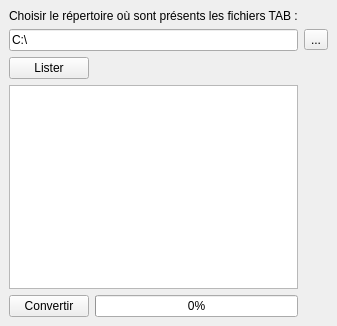
<?xml version="1.0" encoding="UTF-8"?>
<ui version="4.0">
 <class>cTAB2SHPDockWidgetBase</class>
 <widget class="QDockWidget" name="cTAB2SHPDockWidgetBase">
  <property name="geometry">
   <rect>
    <x>0</x>
    <y>0</y>
    <width>308</width>
    <height>326</height>
   </rect>
  </property>
  <property name="windowTitle">
   <string>TAB files to shapefile</string>
  </property>
  <widget class="QWidget" name="dockWidgetContents">
   <layout class="QGridLayout" name="gridLayout">
    <item row="0" column="0" colspan="2">
     <widget class="QLabel" name="lblRep">
      <property name="text">
       <string>Choisir le répertoire où sont présents les fichiers TAB :</string>
      </property>
     </widget>
    </item>
    <item row="1" column="0" colspan="2">
     <widget class="QLineEdit" name="txtRep">
      <property name="text">
       <string>C:\</string>
      </property>
     </widget>
    </item>
    <item row="1" column="2">
     <widget class="QToolButton" name="tbRep">
      <property name="text">
       <string>...</string>
      </property>
     </widget>
    </item>
    <item row="2" column="0">
     <widget class="QPushButton" name="pbLister">
      <property name="text">
       <string>Lister</string>
      </property>
     </widget>
    </item>
    <item row="3" column="0" colspan="2">
     <widget class="QListWidget" name="lwTABFiles">
      <property name="selectionMode">
       <enum>QAbstractItemView::MultiSelection</enum>
      </property>
     </widget>
    </item>
    <item row="4" column="0">
     <widget class="QPushButton" name="pbConvert">
      <property name="text">
       <string>Convertir</string>
      </property>
     </widget>
    </item>
    <item row="4" column="1">
     <widget class="QProgressBar" name="progressBar">
      <property name="sizePolicy">
       <sizepolicy hsizetype="MinimumExpanding" vsizetype="Fixed">
        <horstretch>0</horstretch>
        <verstretch>0</verstretch>
       </sizepolicy>
      </property>
      <property name="maximumSize">
       <size>
        <width>500</width>
        <height>16777215</height>
       </size>
      </property>
      <property name="value">
       <number>0</number>
      </property>
     </widget>
    </item>
   </layout>
  </widget>
 </widget>
 <resources/>
 <connections/>
</ui>
